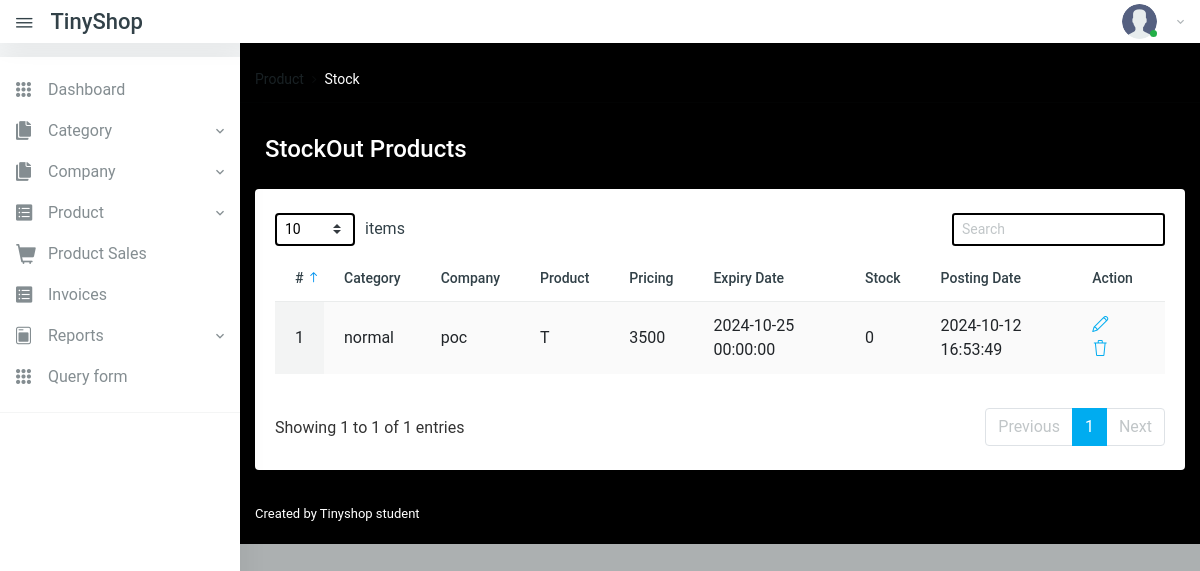
/stockout_products.php (signed in), run on the app's committed database.
### tables this page shows
CREATE TABLE `products` (
  `id` int(11) NOT NULL,
  `userID` int(11) NOT NULL,
  `CategoryName` varchar(150) DEFAULT NULL,
  `SubCategoryName` varchar(255) DEFAULT NULL,
  `CompanyName` varchar(150) DEFAULT NULL,
  `ProductName` varchar(150) DEFAULT NULL,
  `ProductPrice` decimal(10,0) DEFAULT current_timestamp(),
  `ExpiryDate` datetime DEFAULT NULL,
  `Stock` int(11) DEFAULT NULL,
  `PostingDate` timestamp NOT NULL DEFAULT current_timestamp() ON UPDATE current_timestamp(),
  `UpdationDate` timestamp NULL DEFAULT NULL ON UPDATE current_timestamp()
);

### stockout_products.php (the view, shortened to what this page needs)
<?php
include('includes/config.php');
if (strlen($_SESSION['aid'] == 0)) {
    header('location:logout.php');
} else {
?>
    <!DOCTYPE html>
    <html lang="en">
    <head>
        <link href="vendors/datatables.net-dt/css/jquery.dataTables.min.css" rel="stylesheet" type="text/css" />
        <link href="vendors/datatables.net-responsive-dt/css/responsive.dataTables.min.css" rel="stylesheet" type="text/css" />
        <link href="vendors/jquery-toggles/css/toggles.css" rel="stylesheet" type="text/css">
        <link href="vendors/jquery-toggles/css/themes/toggles-light.css" rel="stylesheet" type="text/css">
        <link href="dist/css/style.css" rel="stylesheet" type="text/css">
    </head>
    <body>
        <div class="hk-wrapper hk-vertical-nav" >
            <?php include_once('includes/navbar.php');
            include_once('includes/sidebar.php');
            ?>
            <div class="hk-pg-wrapper" style="background: #000000;">
                <nav class="hk-breadcrumb" aria-label="breadcrumb">
                    <ol class="breadcrumb breadcrumb-light bg-transparent">
                        <li class="breadcrumb-item text-white"><a href="#">Product</a></li>
                        <li class="breadcrumb-item active text-white" aria-current="page">Stock</li>
                    </ol>
                </nav>
                <div class="container">
                    <div class="hk-pg-header">
                        <h4 class="hk-pg-title text-white"><span class="pg-title-icon"><span class="feather-icon"><i data-feather="database"></i></span></span>StockOut Products</h4>
                    </div>
                    <div class="row">
                        <div class="col-xl-12">
                            <section class="hk-sec-wrapper">
                                <div class="row">
                                    <div class="col-sm">
                                        <div class="table-wrap">
                                            <table id="datable_1" class="table table-hover w-100 display pb-30">
                                                <thead>
                                                    <tr>
                                                        <th>#</th>
                                                        <th>Category</th>
                                                        <th>Company</th>
                                                        <th>Product</th>
                                                        <th>Pricing</th>
                                                        <th>Expiry Date</th>
                                                        <th>Stock</th>
                                                        <th>Posting Date</th>
                                                        <th>Action</th>
                                                    </tr>
                                                </thead>
                                                <tbody>
                                                    <?php
                                                    $userID = $_SESSION['aid'];
                                                    $rno = mt_rand(10000, 99999);
                                                    $stockout = mysqli_query($con, "select * from  products where userID='$userID'");
                                                    if ($stockout) {
                                                        $cnt = 1;
                                                        while ($row = mysqli_fetch_array($stockout)) {
                                                            if ($row['Stock'] <= 5) {
                                                    ?>
                                                                <tr>
                                                                    <td><?php echo $cnt; ?></td>
                                                                    <td><?php echo $row['CategoryName']; ?></td>
                                                                    <td><?php echo $row['CompanyName']; ?></td>
                                                                    <td><?php echo $row['ProductName']; ?></td>
                                                                    <td><?php echo $row['ProductPrice']; ?></td>
                                                                    <td><?php echo $row['ExpiryDate']; ?></td>
                                                                    <td><?php echo $row['Stock']; ?></td>
                                                                    <td><?php echo $row['PostingDate']; ?></td>
                                                                    <td>
                                                                        <a href="edit-product.php?pid=<?php echo base64_encode($row['id'] . $rno); ?>" class="mr-25" data-toggle="tooltip" data-original-title="Edit"> <i class="icon-pencil"></i></a>
                                                                        <a href="manage-products.php?del=<?php echo base64_encode($row['id'] . $rno); ?>" data-toggle="tooltip" data-original-title="Delete" onclick="return confirm('Do you really want to delete?');"> <i class="icon-trash txt-danger"></i> </a>
                                                                    </td>
                                                                </tr>
                                                    <?php
                                                                $cnt++;
                                                            }
                                                        }
                                                    } else {
                                                        echo "Error: " . mysqli_error($con);
                                                    }
                                                    ?>
                                                </tbody>
                                            </table>
                                        </div>
                                    </div>
                                </div>
                            </section>
                        </div>
                    </div>
                </div>
                <?php include_once('includes/footer.php'); ?>
            </div>
        </div>
    </body>
    </html>
<?php } ?>

### data on the page
products: CategoryName "normal", CompanyName "poc", ProductName "T", ProductPrice "3500", ExpiryDate "2024-10-25 00:00:00", Stock "0", PostingDate "2024-10-12 16:53:49"
